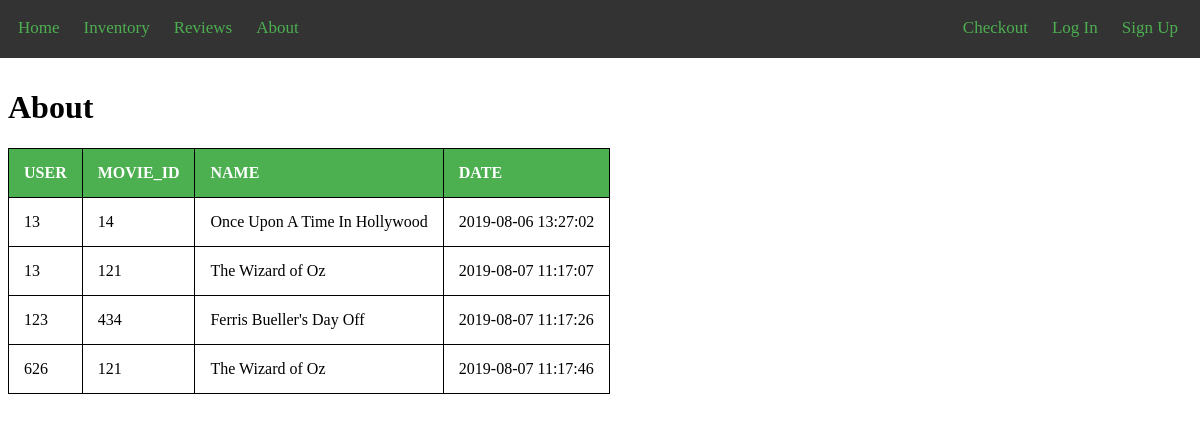
Page /about.php on the committed database.
### tables this page shows
CREATE TABLE `Rented` (
  `USER_ID` int(4) NOT NULL,
  `MOVIE_ID` int(4) NOT NULL,
  `DATE` datetime NOT NULL DEFAULT current_timestamp()
);

CREATE TABLE `Movie` (
  `MOVIE_ID` int(4) NOT NULL,
  `NAME` varchar(30) NOT NULL,
  `DESCRIPTION` varchar(250) NOT NULL,
  `YEAR` int(4) NOT NULL,
  `RATING` int(1) NOT NULL,
  `CATEGORY` varchar(10) NOT NULL
);

### about.php (the view, shortened to what this page needs)
<!DOCTYPE html>
<html>
	<head>
		<link rel="stylesheet" href="main.css">
	</head>
<body>
<?php
	include 'header.php';
	$conn = mysqli_connect(DB_HOST, DB_USER, DB_PASSWORD, DB_NAME);
$query = "SELECT r.USER_ID, r.MOVIE_ID, m.NAME, r.DATE FROM Rented r LEFT JOIN Movie m ON m.MOVIE_ID = r.MOVIE_ID ";
	$result = mysqli_query($conn, $query);
	if(mysqli_num_rows($result) > 0){
        echo "<h1>About</h1>";
		echo "<table class='table' id='t01' border='1'>";
        echo "<thead>";
			echo "<tr>";
			echo "<th>USER</th>";
			echo "<th>MOVIE_ID</th>";
			echo "<th>NAME</th>";
			echo "<th>DATE</th>";
			echo "</tr>";
        echo "</thead>";
        echo "<tbody>";
        while($row = mysqli_fetch_array($result)){
					echo "<tr>";
					echo "<td>" . $row['USER_ID'] . "</td>";
					echo "<td>" . $row['MOVIE_ID'] . "</td>";
					echo "<td>" . $row['NAME'] . "</td>";
					echo "<td>" . $row['DATE'] . "</td>";
					echo "</tr>";
        }
        echo "</tbody>";
        echo "</table>";
    } else{
		echo "<p class='lead'><em>No records were found.</em></p>";
    }
?>
</body>
</html>

### header.php
<header>
<div class = "navbar">
		<a class="active" href="index.php">Home</a>
		<a href="inventory.php">Inventory</a>
		<a href="reviews.php">Reviews</a>
		<a href="about.php">About</a>
		<a href="register.php" style="float:right">Sign Up</a>
		<a href="login.php" style="float:right">Log In</a>
		<a href="cart.php" style="float:right">Checkout</a>
</div>
</header>

### main.css (style rules this page uses)
.navbar { background-color: #333; overflow: hidden; padding: 10px; width: 100%; height: 100%; position: relative; left: -12px; bottom: 10px; }
.navbar a { float: left; color: #4CAF50; text-align: center; padding: 10px 12px; text-decoration: none; font-size: 17px; }
table { border-collapse: collapse; }
table, th, td { border: 1px solid black; }
th, td { padding: 15px; text-align: left; }
th { background-color: #4CAF50; color:white; }

### rows in the picture
rented: USER_ID "13", MOVIE_ID "14", MOVIE_ID.NAME "Once Upon A Time In Hollywood", DATE "2019-08-06 13:27:02"
rented: USER_ID "13", MOVIE_ID "121", MOVIE_ID.NAME "The Wizard of Oz", DATE "2019-08-07 11:17:07"
rented: USER_ID "123", MOVIE_ID "434", MOVIE_ID.NAME "Ferris Bueller's Day Off", DATE "2019-08-07 11:17:26"
rented: USER_ID "626", MOVIE_ID "121", MOVIE_ID.NAME "The Wizard of Oz", DATE "2019-08-07 11:17:46"
